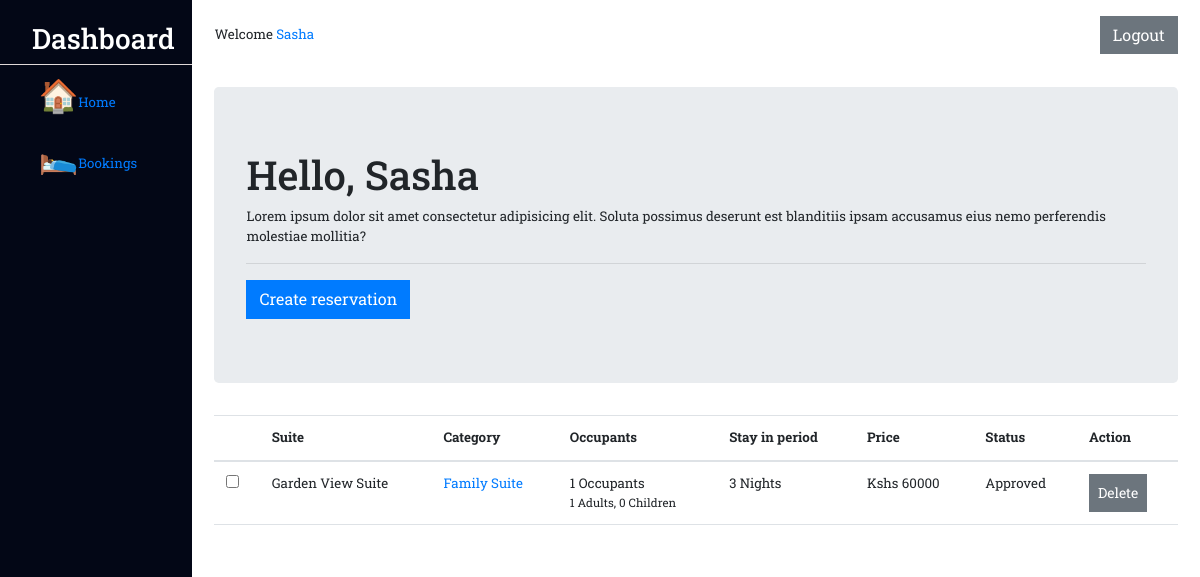
The app's page /reservation/reservations.php (signed in) with its own data.
### tables this page shows
CREATE TABLE `applications` (
  `id` int(11) NOT NULL,
  `created_by` int(11) DEFAULT NULL,
  `checkin` date NOT NULL,
  `checkout` date NOT NULL,
  `adults` int(11) NOT NULL DEFAULT 1,
  `children` int(11) NOT NULL DEFAULT 0,
  `created_on` date NOT NULL DEFAULT current_timestamp(),
  `suite` int(11) NOT NULL,
  `roomSelected` int(11) DEFAULT NULL,
  `totalPrice` int(11) NOT NULL,
  `isApproved` tinyint(1) NOT NULL DEFAULT 0,
  `paymentStatus` tinyint(1) NOT NULL DEFAULT 0
);

CREATE TABLE `rooms` (
  `roomid` int(11) NOT NULL,
  `name` varchar(55) DEFAULT NULL,
  `number` varchar(55) NOT NULL,
  `category` int(11) NOT NULL,
  `capacity` int(11) NOT NULL,
  `image` varchar(255) NOT NULL,
  `isReserved` tinyint(1) NOT NULL DEFAULT 0,
  `isBooked` tinyint(1) NOT NULL DEFAULT 0,
  `created_on` date NOT NULL DEFAULT current_timestamp()
);

CREATE TABLE `categories` (
  `id` int(11) NOT NULL,
  `description` varchar(55) NOT NULL,
  `label` char(5) NOT NULL,
  `capacity` int(11) NOT NULL,
  `price` int(11) NOT NULL
);

### reservation/reservations.php (the view, shortened to what this page needs)
<?php
function getRes($id){
    $pdo = establishCONN();
    $stmt = $pdo->prepare("SELECT applications.id, applications.created_by, applications.suite, applications.checkin, applications.checkout, applications.adults, applications.children, applications.totalPrice, applications.isApproved, categories.description, categories.price, users.fname, users.lname, rooms.name AS rname FROM applications LEFT JOIN categories ON applications.suite = categories.id LEFT JOIN users ON applications.created_by = users.id LEFT JOIN rooms ON applications.roomSelected = roomid WHERE applications.created_by = :id");
    $stmt->bindValue(':id', $id);
    $stmt->execute();
    return $stmt->fetchAll(PDO::FETCH_ASSOC);
}
?>
<!DOCTYPE html>
<html lang="en">
<head>
   <link rel="stylesheet" href="https://cdn.jsdelivr.net/npm/bootstrap@4.6.2/dist/css/bootstrap.min.css">
   <link rel="stylesheet" href="style.css">
</head>
<body>
   <section id="dashboard">
      <aside class="aside">
         <nav class="side-nav">
            <h3>Dashboard</h3>
            <ul>
               <li class="side-nav-item"><a href="#" class="dash-side-link"><span style="font-size: 2rem;">🏠</span>Home</a></li>
               <li class="side-nav-item"><a href="#" class="dash-side-link"><span style="font-size: 2rem;">🛌</span>Bookings</a></li>
            </ul>
         </nav>
      </aside>
      <main>
         <nav class="dash-nav">
            <div class="dash-nav-right">
               <p>Welcome <a href="#"><?php echo $_SESSION["HM_ufname"] ?></a></p>
               <p><a href="./logout.php" class="btn btn-secondary">Logout</a></p>
            </div>
         </nav>
         <div class="jumbotron">
            <h1>Hello, <?php echo $_SESSION["HM_ufname"] ?></h1>
            <p>Lorem ipsum dolor sit amet consectetur adipisicing elit. Soluta possimus deserunt est blanditiis ipsam accusamus eius nemo perferendis molestiae mollitia?</p>
            <hr>
            <a href="./index.php" class="btn btn-primary">Create reservation</a>
         </div>
         <div id="bookings">
            <?php $res = getRes($_SESSION["HM_uid"]); ?>
            <table class="table custom-table">
               <thead>
                  <tr>
                     <th scope="col">
                     </th>
                     <th scope="col">Suite</th>
                     <th scope="col">Category</th>
                     <th scope="col">Occupants</th>
                     <th scope="col">Stay in period</th>
                     <th scope="col">Price</th>
                     <th scope="col">Status</th>
                     <th scope="col">Action</th>
                  </tr>
               </thead>
               <tbody>
                  <?php foreach($res as $r) {?>
                  <tr scope="row">
                     <th scope="row">
                        <label class="control control--checkbox">
                        <input type="checkbox">
                        </label>
                     </th>
                     <td><?php echo $r["rname"] ?></td>
                     <td><a href="#"><?php echo $r["description"]; ?></a></td>
                     <td>
                     <?php echo($r["adults"] + $r["children"]); ?> Occupants
                     <small class="d-block"><?php echo $r["adults"]?> Adults, <?php echo $r["children"] ?> Children</small>
                     </td>
                     <td>
                        <?php
                           $date1 = new DateTime($r["checkin"]);
                           $date2 = new DateTime($r["checkout"]);
                           $numberOfNights= $date2->diff($date1)->format("%a");
                           $total = $numberOfNights * $r["price"];
                        ?>
                        <?php echo $numberOfNights ?> Nights
                     </td>
                     <td>Kshs <?php echo $total ?></td>
                     <td><?php if($r["isApproved"]) {echo "Approved";} else {echo "Pending";} ?></td>
                     <td>
                        <form method="post">
                           <button class="btn btn-secondary btn-sm">Delete</button>
                        </form>
                     </td>
                  </tr>
                  <tr class="spacer"><td colspan="100"></td></tr>
                  <?php } ?>
               </tbody>
            </table>
         </div>
      </main>
   </section>
</body>
</html>

### reservation/style.css (style rules this page uses)
* { margin: 0; padding: 0; }
body { font-family: 'Roboto Slab', serif; font-size: smaller; }
.btn { height: 2.4rem; border-radius: 0 !important; }
.dash-nav { border-bottom: #fff .7px solid; display: flex; position: sticky; top: 0; background-color: #fff; padding: 1rem 0; }
.dash-nav-right { display: flex; align-items: center; gap: 1rem; justify-content: space-between; width: 100%; }
#dashboard { display: flex; height: 100vh; }
.aside { width: 16%; padding: 1.4rem 0; background-color: rgb(3, 7, 22); color: #fff; }
.aside h3 { padding: 0 2rem; }
.aside ul { border-top: #e0d8d8 .6px solid; }
.side-nav-item { padding: .4rem 2.4rem; }
main { width: 90%; padding: 0 1.4rem; overflow-y: auto; }
.jumbotron { max-width: 968px; }

### records on screen
applications: roomSelected.name "Garden View Suite", suite.description "Family Suite", $r["adults"] + $r["children"] "1", adults "1", children "0", numberOfNights "3", total "60000", isApproved "Approved"

### other values on screen
$_SESSION["HM_ufname"] "Sasha"
